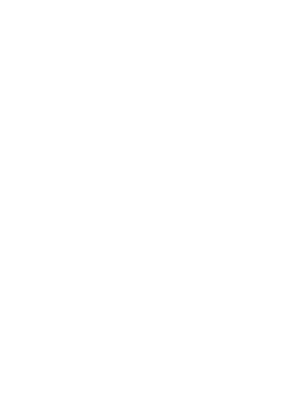
Frame 1 (no input)
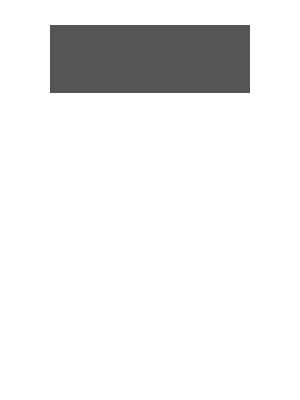
Frame 60 (the mouse pressed at the canvas centre just before this capture)
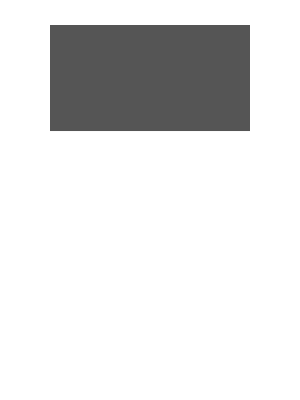
Frame 120 (the mouse held since frame 60 and released just before this capture)

The Processing sketch that drew these frames (run headless with seeded random() and noise(); from frame 60 on, the mouse is pressed at the canvas centre):

// Processing sketch: simple_lerp
// ── simple_lerp.pde
int x = 50;
int y = 25;

float lerpVal = .01;

float g; //grow

void setup() {
   size(300, 400);
   background(255);
   smooth();
}
 
void draw() {
  background(255);
  textp();
  grow();
}
  
void textp() {
    noStroke();
    fill(85, 85, 85, 255);
    rect(x, y , 200, g);
}

void grow() {
  int targetG = 152;
//has to grow from g to a target g
  g = lerp(g, targetG, lerpVal);
}
